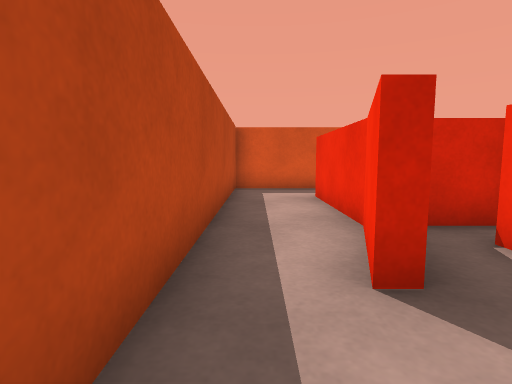
view 1 (above)

15 first-person views from a walk through a scene from a Unity 3-D project. The camera is 0.44 m above the floor, tilts 6° down and sees 80° across. The floor is counted in squares, 0.5 m on a side. Each view is taken from the middle of a square. On the plan, view 1 faces up. The plan holds only what a view shows up to about 11 squares ahead; the rest is blank. The player character is not drawn. Some animated figures are left out. Surface patterns are stand-ins for the level's own textures.

view 2
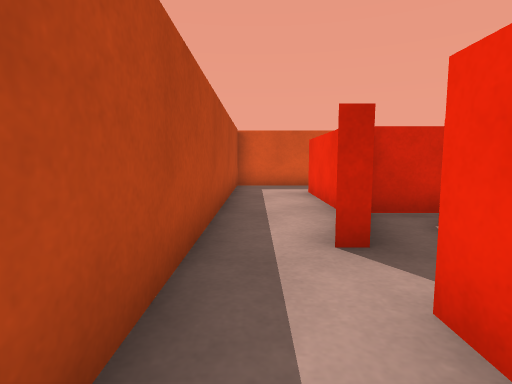

view 3
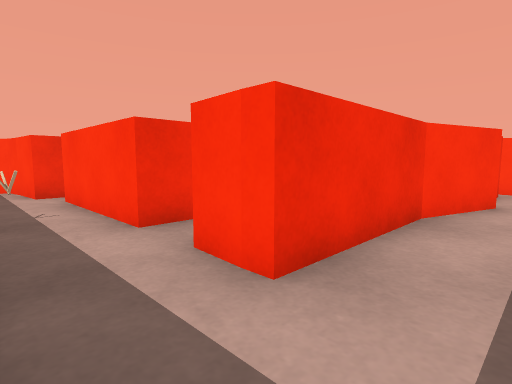

view 4
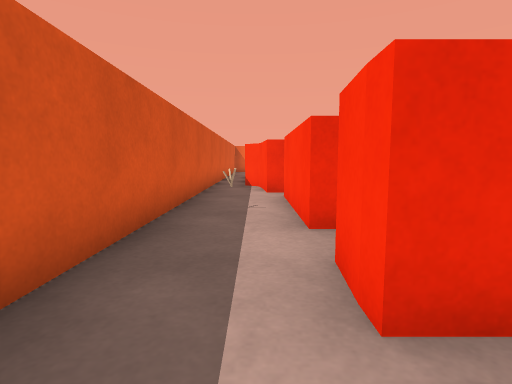

view 5
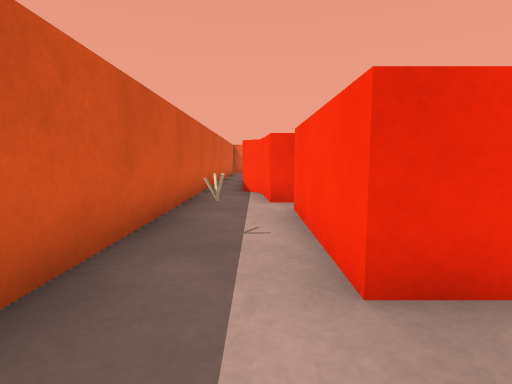

view 6
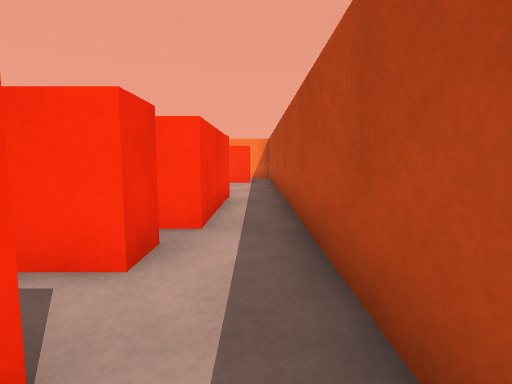

view 7
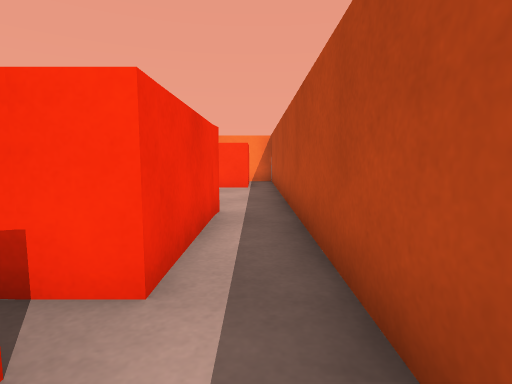

view 8
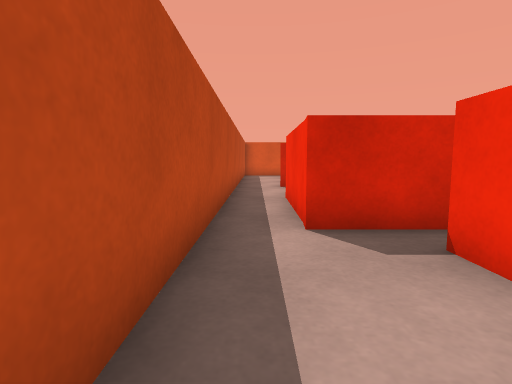

view 9
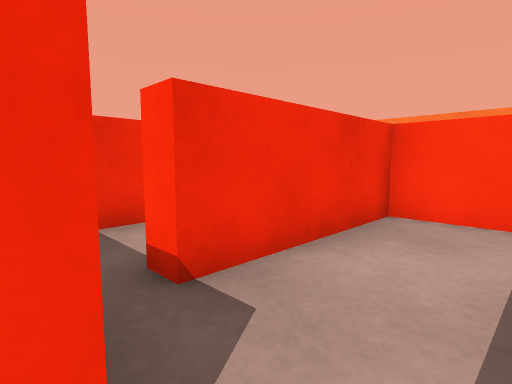

view 10
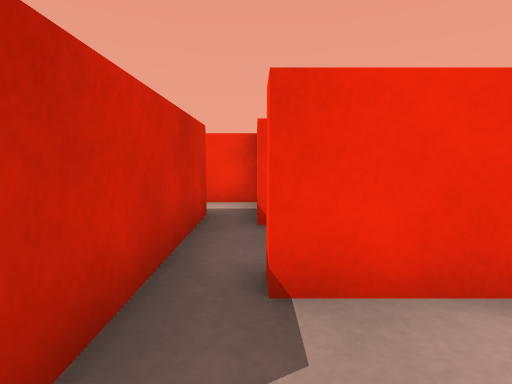

view 11
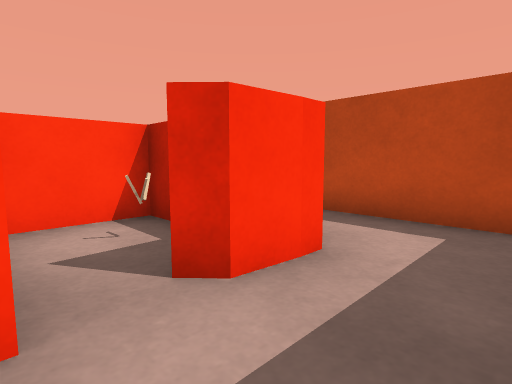

view 12
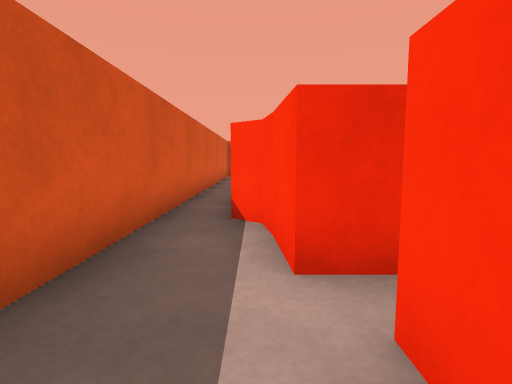

view 13
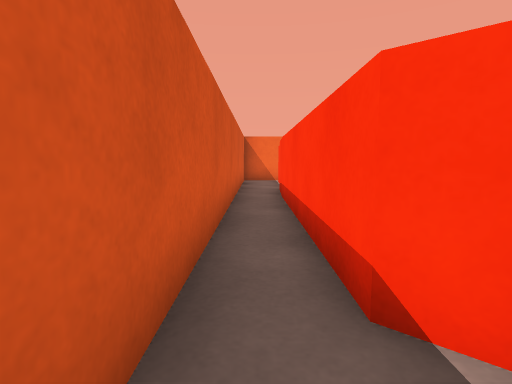

view 14
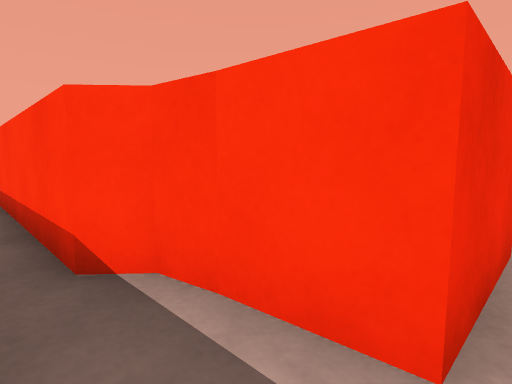

view 15
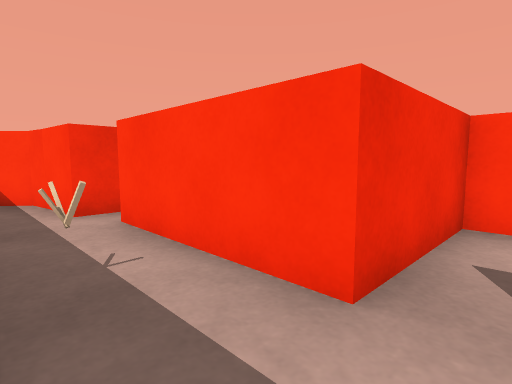

### Floor plan
Ten units are one square. View 1 is at (0, 0); x grows to the right and y downward. Boxes are objects, and circles mark ways between rooms. Rooms are numbered by the first view taken in them; rooms with no view inside come last. Other rooms are left out.
<svg viewBox="-11 -100 214 200">
<path fill="none" stroke="#000" d="M7 12 7 9M21 42 6 42 9 11M9 3 10 -7M8 -20 14 -40M2 88 19 88 19 51M-6 -35 -6 95M38 -73 75 -73M14 -40 14 -73 26 -73 29 -69M83 -60 83 -77M86 -95 -6 -95 -6 -35M198 -95 86 -95M83 -77 101 -79 106 -84 179 -84M18 -51 18 -44 38 -44 38 -73"/>
<rect x="45" y="-85" width="10" height="10" fill="#bbb"><title>other object</title></rect>
<rect x="25" y="-65" width="10" height="10" fill="#bbb"><title>other object</title></rect>
<circle cx="0" cy="-30" r="3" fill="#2a7"/>
<circle cx="80" cy="-90" r="3" fill="#2a7"/>
<circle cx="30" cy="-70" r="3" fill="#2a7"/>
<text x="0" y="30">1</text>
<text x="30" y="-80">2</text>
<text x="150" y="-90">3</text>
<text x="30" y="-60">4</text>
</svg>
Room 1 opens to room 2. Room 2 opens to room 3. Room 2 opens to room 4.

Where each view was taken, in squares from view 1:
view 1: 0 up, 0 right, facing up
view 2: 1 down, 0 right, facing up
view 3: 9 up, 0 right, facing down-right
view 4: 8 up, 0 right, facing right
view 5: 8 up, 2 right, facing right
view 6: 3 up, 0 right, facing down
view 7: 1 up, 0 right, facing down
view 8: 8 down, 0 right, facing up
view 9: 4 down, 0 right, facing down-right
view 10: 5 down, 0 right, facing right
view 11: 9 up, 4 right, facing down-left
view 12: 8 up, 6 right, facing right
view 13: 9 up, 9 right, facing right
view 14: 9 up, 8 right, facing down-right
view 15: 9 up, 3 right, facing down-right
